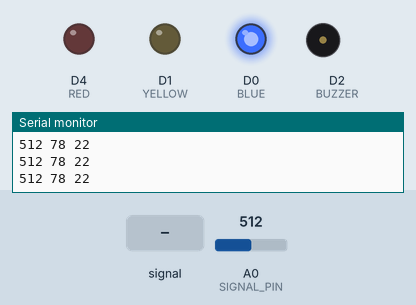
Recording of a sketch running on a simulated ESP8266 (NodeMCU). Parts: output pins drawn as LEDs (lit = HIGH), buzzer (waves = sounding), the last lines printed to the serial monitor. Dashed ring = blinking. Inputs (shaded band) come from the test bench; at power-on: A0 (SIGNAL_PIN) = 512. Random numbers use the default seed unless the sketch sets one; pins used as bus, display or sensor lines are not drawn.

Above: at 1.3 s.
1.4 s: A0 (SIGNAL_PIN) fed a 200 Hz sine of ±460 counts around its level
At 1.76 s:
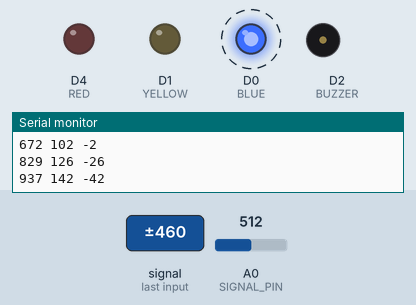
4.4 s: A0 (SIGNAL_PIN) set to 50
7.4 s: A0 (SIGNAL_PIN) set to 59
8.9 s: A0 (SIGNAL_PIN) set to 66
At 10.0 s:
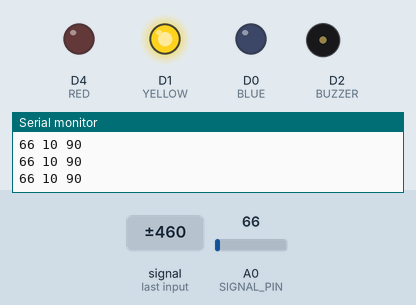
10.4 s: A0 (SIGNAL_PIN) set to 20
At 11.3 s:
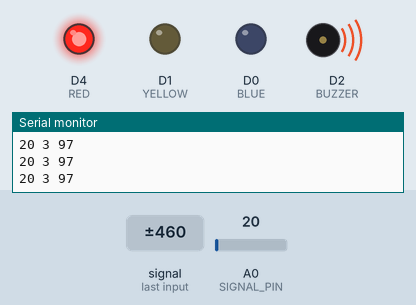
Timing chart, 0 to 12.9 s (numbered marks = the images above; inputs shaded):
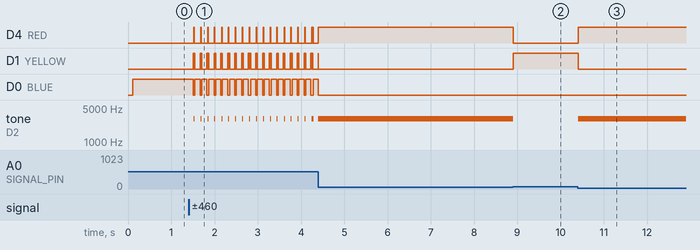

The sketch:

lpgsupervision.ino
```cpp
#include <ESP8266WiFi.h>
#include <ESP8266WebServer.h>

/* Put your SSID & Password */
const char* ssid = "LPG Projection Lab";  // Enter SSID here
const char* password = "12345678";  //Enter Password here

/* Put IP Address details */
IPAddress local_ip(192,168,1,1);
IPAddress gateway(192,168,1,1);
IPAddress subnet(255,255,255,0);

ESP8266WebServer server(80);

#define POWER_PIN  D7 // power giving
#define SIGNAL_PIN A0 // analog reading
#define BLUE D0 // blue led pin
#define YELLOW D1 // yellow led pin
#define RED D4 // red led pin
#define BUZZER D2 //buzzer pin

int value = 0; // variable to store the sensor value
int used = 0; // store used ammount
int remining = 0; // store remining amound

void setup() {
  Serial.begin(115200); // starting serial monitor

  pinMode(POWER_PIN, OUTPUT);   // Configure D7 pin as an OUTPUT
  digitalWrite(POWER_PIN, LOW); // turn the sensor OFF

  // hosting local netword
  WiFi.softAP(ssid, password);
  WiFi.softAPConfig(local_ip, gateway, subnet);
  delay(100);

  // publishing website
  server.on("/", handle_OnConnect);
  server.onNotFound(handle_NotFound);

  server.begin(); // Starting server
  Serial.println("HTTP server started");

  // setiing pins
  pinMode(BLUE, OUTPUT);
  pinMode(YELLOW, OUTPUT);
  pinMode(RED, OUTPUT);
  pinMode(BUZZER, OUTPUT);
}

void loop() {
  // sensor reading
  digitalWrite(POWER_PIN, HIGH);  // turn the sensor ON
  delay(10);                      // wait 10 milliseconds

  // sensor reading and calculation
  value = analogRead(SIGNAL_PIN); // read the analog value from sensor
  remining = map(value, 0, 660, 0, 100);
  used = 100-remining;
  digitalWrite(POWER_PIN, LOW);   // turn the sensor OFF

  Serial.print(value);
  Serial.print(" ");
  Serial.print(remining);
  Serial.print(" ");
  Serial.println(used);

  color(used);

  // web publishing
  server.handleClient();
}

void handle_OnConnect() { // publishing website
  Serial.println("Server Running");
  server.send(200, "text/html", SendHTML());
}

void handle_NotFound(){ // handeling connections
  server.send(404, "text/plain", "Not found");
}

void color(int usedValue) {
  if (usedValue < 0) usedValue = 0;
  if (usedValue > 100) usedValue = 100;

  int remaining = 100 - usedValue;

  if (remaining > 30) {
    digitalWrite(BLUE, HIGH);
    digitalWrite(YELLOW, LOW);
    digitalWrite(RED, LOW);
    noTone(BUZZER);
  }
  else if (remaining < 30 && remaining >= 10) {
    digitalWrite(BLUE, LOW);
    digitalWrite(YELLOW, HIGH);
    digitalWrite(RED, LOW);
    noTone(BUZZER);
  }
  else {
    digitalWrite(BLUE, LOW);
    digitalWrite(YELLOW, LOW);
    digitalWrite(RED, HIGH);

    // buzzer beeps
    tone(BUZZER, 3000);
  }
}

String SendHTML(){  // the webpage code
  // html file
  String html = "<!DOCTYPE html>\n";
  html += "<html lang=\"en\"> \n";
  html += " \n";
  html += "<head> \n";
  html += "    <meta charset=\"UTF-8\" /> \n";
  html += "    <title>LPG Level Detector</title> \n";
  html += "    <meta name=\"viewport\" content=\"width=device-width, initial-scale=1.0\" /> \n";
  html += "    <style> \n";
  html += "        body { \n";
  html += "            margin: 0; \n";
  html += "            padding: 0; \n";
  html += "            background-color: #e0f7fa; \n";
  html += "            font-family: 'Segoe UI', Tahoma, Geneva, Verdana, sans-serif; \n";
  html += "            font-weight: bold; \n";
  html += "            color: #000; \n";
  html += "        } \n";
  html += " \n";
  html += "        #header { \n";
  html += "            background: linear-gradient(135deg, #0f2027, #203a43, #2c5364); \n";
  html += "            color: white; \n";
  html += "            padding: 40px 0; \n";
  html += "            text-align: center; \n";
  html += "            box-shadow: 0 4px 10px rgba(0, 0, 0, 0.3); \n";
  html += "        } \n";
  html += " \n";
  html += "        #header h1 { \n";
  html += "            margin: 0; \n";
  html += "            font-size: 42px; \n";
  html += "            font-weight: 700; \n";
  html += "            letter-spacing: 2px; \n";
  html += "        } \n";
  html += " \n";
  html += "        #header p { \n";
  html += "            margin-top: 10px; \n";
  html += "            font-size: 18px; \n";
  html += "            font-weight: 300; \n";
  html += "            color: #ccc; \n";
  html += "        } \n";
  html += " \n";
  html += "        #mainContainer { \n";
  html += "            max-width: 1000px; \n";
  html += "            background-color: white; \n";
  html += "            margin: 40px auto; \n";
  html += "            padding: 35px 30px; \n";
  html += "            border-radius: 15px; \n";
  html += "            box-shadow: 0 0 15px rgba(0, 0, 0, 0.2); \n";
  html += "        } \n";
  html += " \n";
  html += "        #statusBox { \n";
  html += "            margin-top: 35px; \n";
  html += "            padding: 18px; \n";
  html += "            background-color: #e0f2f1; \n";
  html += "            border-radius: 10px; \n";
  html += "            text-align: center; \n";
  html += "            color: #00796b; \n";
  html += "            box-shadow: 0 0 8px rgba(0, 0, 0, 0.08); \n";
  html += "        } \n";
  html += " \n";
  html += "        #contentFlex { \n";
  html += "            display: flex; \n";
  html += "            flex-wrap: wrap; \n";
  html += "            gap: 20px; \n";
  html += "        } \n";
  html += " \n";
  html += "        #barsContainer { \n";
  html += "            flex: 1; \n";
  html += "            min-width: 250px; \n";
  html += "        } \n";
  html += " \n";
  html += "        #graphContainer { \n";
  html += "            flex: 1; \n";
  html += "            min-width: 250px; \n";
  html += "            height: 350px; \n";
  html += "        } \n";
  html += " \n";
  html += "        footer { \n";
  html += "            text-align: center; \n";
  html += "            padding: 15px; \n";
  html += "            background-color: #263238; \n";
  html += "            color: white; \n";
  html += "            font-size: 14px; \n";
  html += "        } \n";
  html += "    </style> \n";
  html += "</head> \n";
  html += " \n";
  html += "<body> \n";
  html += " \n";
  html += "    <div id=\"header\"> \n";
  html += "        <h1>LPG LEVEL DETECTOR</h1> \n";
  html += "        <p>Real-Time Gas Monitoring Dashboard</p> \n";
  html += "    </div> \n";
  html += " \n";
  html += "    <div id=\"mainContainer\"> \n";
  html += "        <div id=\"contentFlex\"> \n";
  html += "            <div id=\"barsContainer\"> \n";
  html += "                <p style=\"font-size: 20px;\">Used Amount: <span id=\"usedVal\">0%</span></p> \n";
  html += "                <div style=\"background-color: #ffebee; border-radius: 6px; overflow: hidden; height: 30px;\"> \n";
  html += "                    <div id=\"usedBar\" \n";
  html += "                        style=\"background-color: #d32f2f; height: 100%; width: 0%; transition: width 0.5s;\"></div> \n";
  html += "                </div> \n";
  html += " \n";
  html += "                <p style=\"font-size: 20px; margin-top: 30px;\">Remaining Amount: <span id=\"remVal\">100%</span></p> \n";
  html += "                <div style=\"background-color: #e8f5e9; border-radius: 6px; overflow: hidden; height: 30px;\"> \n";
  html += "                    <div id=\"remBar\" \n";
  html += "                        style=\"background-color: #388e3c; height: 100%; width: 100%; transition: width 0.5s;\"></div> \n";
  html += "                </div> \n";
  html += " \n";
  html += "                <div id=\"statusBox\"> \n";
  html += "                    <p id=\"statusText\" style=\"font-size: 18px;\">STATUS: System Normal</p> \n";
  html += "                </div> \n";
  html += "            </div> \n";
  html += " \n";
  html += "            <div id=\"graphContainer\"> \n";
  html += "                <canvas id=\"usageChart\" width=\"400\" height=\"350\"></canvas> \n";
  html += "            </div> \n";
  html += "        </div> \n";
  html += "    </div> \n";
  html += " \n";
  html += "    <footer> \n";
  html += "        Powered by: LPG Projection Lab<br> \n";
  html += "        @ RoLL: 2303103 - 108 \n";
  html += "    </footer> \n";
  html += " \n";
  html += "    <script> \n";
  html += "        function drawChart(labels, data) { \n";
  html += "            const canvas = document.getElementById('usageChart'); \n";
  html += "            const ctx = canvas.getContext('2d'); \n";
  html += "            ctx.clearRect(0, 0, canvas.width, canvas.height); \n";
  html += " \n";
  html += "            const padding = 50; \n";
  html += "            const chartHeight = canvas.height - padding * 2; \n";
  html += "            const chartWidth = canvas.width - padding * 2; \n";
  html += "            const maxVal = 100; \n";
  html += "            const stepY = 20; \n";
  html += " \n";
  html += "            // Draw axes \n";
  html += "            ctx.strokeStyle = '#000'; \n";
  html += "            ctx.lineWidth = 1; \n";
  html += "            ctx.beginPath(); \n";
  html += "            ctx.moveTo(padding, padding); \n";
  html += "            ctx.lineTo(padding, canvas.height - padding); \n";
  html += "            ctx.lineTo(canvas.width - padding, canvas.height - padding); \n";
  html += "            ctx.stroke(); \n";
  html += " \n";
  html += "            // Y-axis ticks and labels \n";
  html += "            ctx.fillStyle = '#000'; \n";
  html += "            ctx.textAlign = 'right'; \n";
  html += "            ctx.textBaseline = 'middle'; \n";
  html += "            for (let i = 0; i <= maxVal; i += stepY) { \n";
  html += "                const y = canvas.height - padding - (i / maxVal) * chartHeight; \n";
  html += "                ctx.beginPath(); \n";
  html += "                ctx.moveTo(padding - 5, y); \n";
  html += "                ctx.lineTo(padding, y); \n";
  html += "                ctx.stroke(); \n";
  html += "                ctx.fillText(i + '%', padding - 10, y); \n";
  html += "            } \n";
  html += " \n";
  html += "            // X-axis ticks and labels (dynamic) \n";
  html += "            const stepX = chartWidth / (labels.length - 1); \n";
  html += "            ctx.textAlign = 'center'; \n";
  html += "            ctx.textBaseline = 'top'; \n";
  html += "            for (let i = 0; i < labels.length; i++) { \n";
  html += "                const x = padding + i * stepX; \n";
  html += "                ctx.beginPath(); \n";
  html += "                ctx.moveTo(x, canvas.height - padding); \n";
  html += "                ctx.lineTo(x, canvas.height - padding + 5); \n";
  html += "                ctx.stroke(); \n";
  html += "                ctx.fillText(labels[i], x, canvas.height - padding + 8); \n";
  html += "            } \n";
  html += " \n";
  html += "            // Plot line \n";
  html += "            ctx.beginPath(); \n";
  html += "            ctx.strokeStyle = '#0077cc'; \n";
  html += "            ctx.lineWidth = 2; \n";
  html += "            data.forEach((val, i) => { \n";
  html += "                const x = padding + i * stepX; \n";
  html += "                const y = canvas.height - padding - (val / maxVal) * chartHeight; \n";
  html += "                if (i === 0) ctx.moveTo(x, y); \n";
  html += "                else ctx.lineTo(x, y); \n";
  html += "            }); \n";
  html += "            ctx.stroke(); \n";
  html += "        } \n";
  html += " \n";
  html += "        function generateProjection(usedValue) { \n";
  html += "            const remainingStart = 100 - usedValue; \n";
  html += "            const totalDays = usedValue >= 95 ? 0.1 : usedValue >= 90 ? 2 : usedValue >= 80 ? 7 : usedValue >= 70 ? 15 : usedValue >= 60 ? 30 : usedValue >= 30 ? 40 : 50; \n";
  html += " \n";
  html += "            const labels = []; \n";
  html += "            const remainingValues = []; \n";
  html += "            let current = remainingStart; \n";
  html += " \n";
  html += "            const interval = Math.ceil(totalDays / 5); \n";
  html += "            for (let i = 0; i <= totalDays; i += interval) { \n";
  html += "                labels.push(`Day ${i}`); \n";
  html += "                remainingValues.push(parseFloat(current.toFixed(1))); \n";
  html += " \n";
  html += "                const step = remainingStart / (totalDays / interval); \n";
  html += "                const variation = step * (0.8 + Math.random() * 0.4); \n";
  html += "                current = Math.max(0, current - variation); \n";
  html += "            } \n";
  html += " \n";
  html += "            return { labels, remainingValues }; \n";
  html += "        } \n";
  html += " \n";
  html += " \n";
  html += "        function setLPGLevel(usedValue) { \n";
  html += "            usedValue = Math.max(0, Math.min(100, usedValue)); \n";
  html += "            const remaining = 100 - usedValue; \n";
  html += " \n";
  html += "            document.getElementById(\"usedVal\").innerText = usedValue + \"%\"; \n";
  html += "            document.getElementById(\"remVal\").innerText = remaining + \"%\"; \n";
  html += "            document.getElementById(\"usedBar\").style.width = usedValue + \"%\"; \n";
  html += "            document.getElementById(\"remBar\").style.width = remaining + \"%\"; \n";
  html += " \n";
  html += "            const statusBox = document.getElementById(\"statusBox\"); \n";
  html += "            const statusText = document.getElementById(\"statusText\"); \n";
  html += "            let status = \"STATUS: System Normal\"; \n";
  html += "            let bgColor = \"#e0f2f1\"; \n";
  html += "            let textColor = \"#00796b\"; \n";
  html += " \n";
  html += "            if (remaining < 30 && remaining >= 10) { \n";
  html += "                status = \"STATUS: LPG Getting Low\"; \n";
  html += "                bgColor = \"#fff8e1\"; \n";
  html += "                textColor = \"#f57c00\"; \n";
  html += "            } \n";
  html += "            if (remaining < 10 && remaining > 0) { \n";
  html += "                status = \"STATUS: Critical! Refill Required\"; \n";
  html += "                bgColor = \"#ffebee\"; \n";
  html += "                textColor = \"#c62828\"; \n";
  html += "            } \n";
  html += "            if (remaining === 0) { \n";
  html += "                status = \"STATUS: LPG Finished! Immediate Action Needed!\"; \n";
  html += "                bgColor = \"#ffccbc\"; \n";
  html += "                textColor = \"#b71c1c\"; \n";
  html += "            } \n";
  html += " \n";
  html += "            statusBox.style.backgroundColor = bgColor; \n";
  html += "            statusText.innerText = status; \n";
  html += "            statusText.style.color = textColor; \n";
  html += " \n";
  html += "            const projection = generateProjection(usedValue); \n";
  html += "            drawChart(projection.labels, projection.remainingValues); \n";
  html += "        } \n";
  html += " \n";
  html += "        setLPGLevel(" + String(used) + "); // Example initialization \n";
  html += "    </script> \n";
  html += "</body> \n";
  html += " \n";
  html += "</html> \n";
  return html;
}
```

Measured:
- after the input at 1.4 s, D4 (RED): goes 17 × (HIGH 0.01 s, LOW 0.14 s), HIGH 0.01 s, LOW 0.01 s, HIGH 0.01 s, then LOW, starting after 0.12 s; D1 (YELLOW): LOW → HIGH after 0.10 s, then repeats every 0.15 s: LOW 0.01 s, HIGH 0.01 s, LOW 0.12 s, HIGH 0.01 s
- after the input at 8.9 s, D4 (RED): HIGH → LOW at once; D1 (YELLOW): LOW → HIGH at once; tone on D2 (BUZZER): 3000 Hz → silent at once
- after the input at 10.4 s, D4 (RED): LOW → HIGH at once; D1 (YELLOW): HIGH → LOW at once; tone on D2 (BUZZER): silent → 3000 Hz at once
